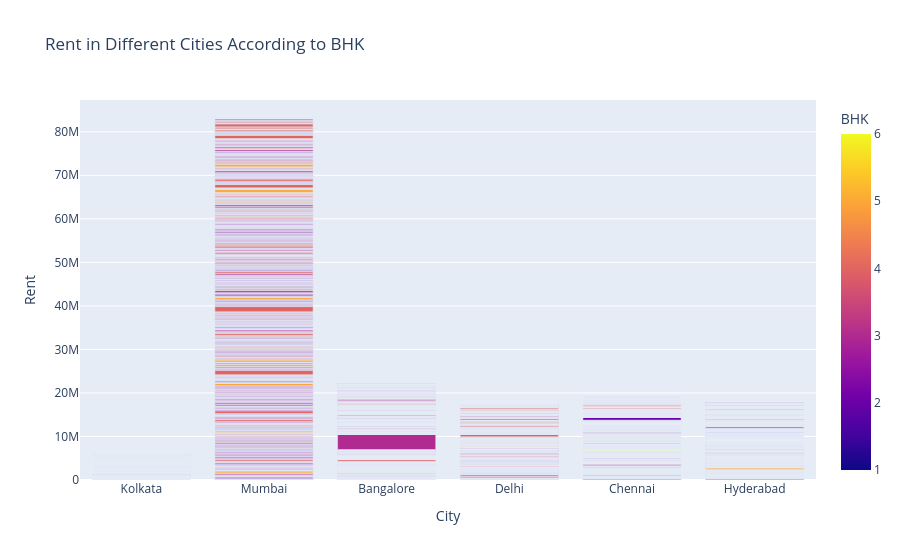

The notebook cell saved with this chart:
### Markdown cell above
Taking a look at the rent of houses in different cities acording to the number of bedroom, halls and kitchens

### Code cell
figure = px.bar(rent_pred, x=rent_pred['City'],
                y=rent_pred['Rent'],
                color=rent_pred['BHK'],
                title="Rent in Different Cities According to BHK",
)

figure.show()

### Figure 1 — Plotly figure (JSON) as saved in the notebook; plotly's stock layout.template omitted (floating-point values rounded to 4 significant figures; data arrays with more than 128 entries replaced by an {"elided": "..."} marker saying what was removed)
{"data": [{"hovertemplate": "City=%{x}<br>Rent=%{y}<br>BHK=%{marker.color}<extra></extra>", "legendgroup": "", "marker": {"color": {"elided": "4746 int values"}, "coloraxis": "coloraxis", "pattern": {"shape": ""}}, "name": "", "orientation": "v", "showlegend": false, "textposition": "auto", "type": "bar", "x": {"elided": "4746 str values"}, "xaxis": "x", "y": {"elided": "4746 int values"}, "yaxis": "y"}], "layout": {"barmode": "relative", "coloraxis": {"colorbar": {"title": {"text": "BHK"}}, "colorscale": [[0, "#0d0887"], [0.1111, "#46039f"], [0.2222, "#7201a8"], [0.3333, "#9c179e"], [0.4444, "#bd3786"], [0.5556, "#d8576b"], [0.6667, "#ed7953"], [0.7778, "#fb9f3a"], [0.8889, "#fdca26"], [1, "#f0f921"]]}, "legend": {"tracegroupgap": 0}, "title": {"text": "Rent in Different Cities According to BHK"}, "xaxis": {"anchor": "y", "domain": [0, 1], "title": {"text": "City"}}, "yaxis": {"anchor": "x", "domain": [0, 1], "title": {"text": "Rent"}}}}
